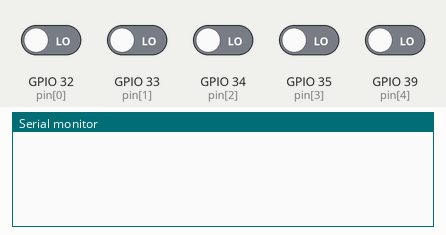
The sketch below on a simulated ESP32. On the bench: the last lines printed to the serial monitor. The inputs (shaded band) are chosen by the test bench; at power-on: GPIO 32 (pin[0]), GPIO 33 (pin[1]), GPIO 34 (pin[2]), GPIO 35 (pin[3]), GPIO 39 (pin[4]) LOW.

Above: at 1.8 s.
1.9 s: GPIO 32 (pin[0]) driven HIGH
At 2.4 s:
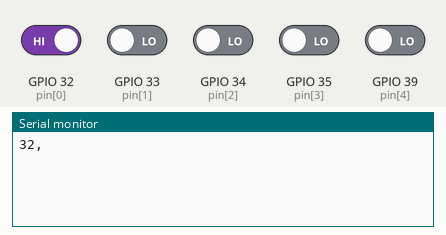
4.0 s: GPIO 33 (pin[1]) driven HIGH
At 4.4 s:
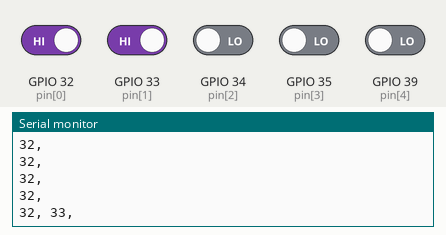
6.0 s: GPIO 34 (pin[2]) driven HIGH
At 6.4 s:
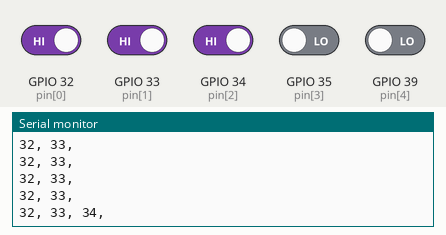
8.0 s: GPIO 35 (pin[3]) driven HIGH
At 8.4 s:
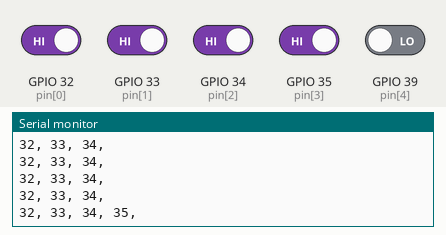
10.0 s: GPIO 39 (pin[4]) driven HIGH
At 10.4 s:
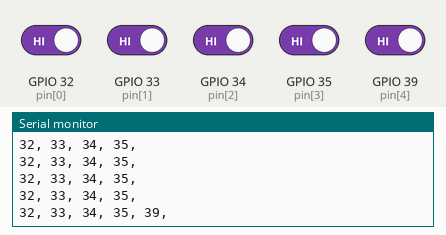
12.0 s: GPIO 32 (pin[0]) driven LOW
At 12.4 s:
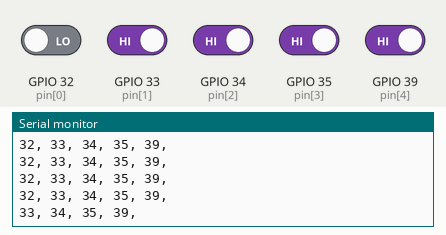

Measured:
- after the input at 1.9 s, the serial monitor: prints a new line after 0.10 s (image 1)
- after the input at 4.0 s, the serial monitor: prints a new line at once (image 2)
- after the input at 6.0 s, the serial monitor: prints a new line at once (image 3)
- after the input at 8.0 s, the serial monitor: prints a new line at once (image 4)
- after the input at 10.0 s, the serial monitor: prints a new line at once (image 5)
- after the input at 12.0 s, the serial monitor: prints a new line at once (image 6)

The sketch:

Test_DigitalIn.ino
```cpp
uint8_t pin[]={32,33,34,35,39};

void setup() {
  Serial.begin(115200);
  for(int i=0; i<sizeof(pin)/sizeof(pin[0]); i++)
    pinMode(pin[i], INPUT);
}

void loop() {
  for(int i=0; i<sizeof(pin)/sizeof(pin[0]); i++){
    if(digitalRead(pin[i])){
      Serial.print(String(pin[i]) + ", ");
    }
  }
  Serial.println();
  delay(500);
}
```
